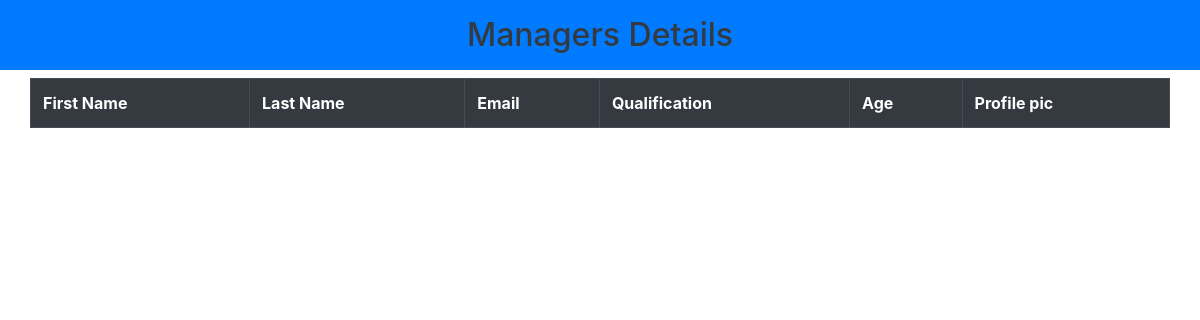
Page /acc/managers_data/ on the earlier database version.
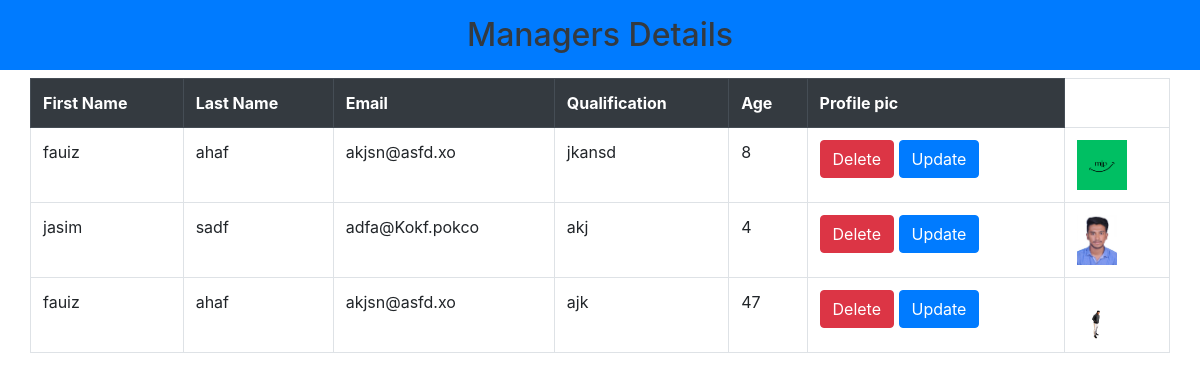
Same page on the later database version.
### account/models.py (models this page shows, shortened)
class Mng_model(models.Model):
    first_name = models.CharField(max_length=100, verbose_name="First Name")    # verbose_name refers label of input
    last_name = models.CharField(max_length=100)
    age = models.IntegerField(db_column="Age")   # db_column refers column heading in db.sqlite3
    email = models.EmailField(blank=True)   # blank=True allow to submit empty field
    qualification = models.CharField(max_length=100)
    image = models.ImageField(upload_to='profile_pics/%Y/%m/%d/', null=True) # upload_to defined the path to store data
    class Meta:
        db_table = "Managers"    # to change Table name in db.lite3

### account/views.py (the view)
# urls.py: path('managers_data/', Mng_table.as_view(), name='mng_data'),
class Mng_table(View):
    def get(self, request, *args, **kwargs):
        data = Mng_model.objects.all()
        return render(request, "mng_table.html", {"data":data})

### account/templates/mng_table.html (shortened to what this page needs)
<!doctype html>
<html lang="en">
  <head>
    <link rel="stylesheet" href="https://stackpath.bootstrapcdn.com/bootstrap/4.3.1/css/bootstrap.min.css">
  </head>
  <body>
    <h2 class="text-dark bg bg-primary text-center p-3">Managers Details</h2>
    <table class="table container table-bordered" id="myTable">
        <tr class="thead-dark">
            <th>First Name</th>
            <th>Last Name</th>
            <th>Email</th>
            <th>Qualification</th>
            <th>Age</th>
            <th>Profile pic</th>
        </tr>
        {% for datum in data %}
        <tr>
            <td>{{datum.first_name}}</td>
            <td>{{datum.last_name}}</td>
            <td>{{datum.email}}</td>
            <td>{{datum.qualification}}</td>
            <td>{{datum.age}}</td>
            <td>
              <a href="{% url 'dmng' datum.id %}" class="btn btn-danger">Delete</a>
              <a href="{% url 'umng' datum.id %}" class="btn btn-primary">Update</a>
            </td>
            <td>
              {% if datum.image %}
              <img src="{{datum.image.url}}" alt="connect" style="max-width: 50px; max-height: 50px;">
              {% endif %}
            </td>
        </tr>
        {% endfor %}
    </table>
</body>
</html>

Differences in the rows shown:
added Mng_model: first_name "fauiz", last_name "ahaf", email "akjsn@asfd.xo", qualification "jkansd", age "8", image (picture)
added Mng_model: first_name "jasim", last_name "sadf", email "adfa@Kokf.pokco", qualification "akj", age "4", image (picture)
added Mng_model: first_name "fauiz", last_name "ahaf", email "akjsn@asfd.xo", qualification "ajk", age "47", image (picture)
